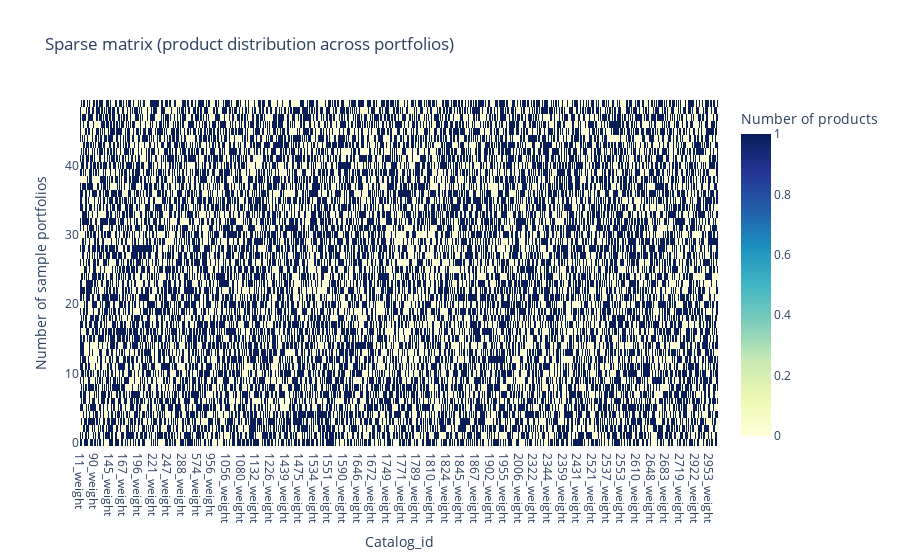

Here is the notebook cell this chart was saved with:
### Markdown cell above
### Portfolio matrix inspection

### Code cell
# Create heatmap using Plotly
fig = go.Figure(data=go.Heatmap(
    z=portfolio.drop(columns=["Revenue", "Volatility"], axis = 1).head(50).values,
    x=portfolio.drop(columns=["Revenue", "Volatility"], axis = 1).head(50).columns,
    y=portfolio.drop(columns=["Revenue", "Volatility"], axis = 1).head(50).index,
    colorscale='YlGnBu',
    colorbar=dict(title='Number of products')
))

fig.update_layout(
    title='Sparse matrix (product distribution across portfolios)',
    xaxis_title='Catalog_id',
    yaxis_title='Number of sample portfolios'
)
fig

### Figure 1 — Plotly figure (JSON) as saved in the notebook; plotly's stock layout.template omitted (floating-point values rounded to 4 significant figures; data arrays with more than 128 entries replaced by an {"elided": "..."} marker saying what was removed)
{"data": [{"colorbar": {"title": {"text": "Number of products"}}, "colorscale": [[0, "rgb(255,255,217)"], [0.125, "rgb(237,248,177)"], [0.25, "rgb(199,233,180)"], [0.375, "rgb(127,205,187)"], [0.5, "rgb(65,182,196)"], [0.625, "rgb(29,145,192)"], [0.75, "rgb(34,94,168)"], [0.875, "rgb(37,52,148)"], [1, "rgb(8,29,88)"]], "type": "heatmap", "x": {"elided": "610 str values"}, "y": [0, 1, 2, 3, 4, 5, 6, 7, 8, 9, 10, 11, 12, 13, 14, 15, 16, 17, 18, 19, 20, 21, 22, 23, 24, 25, 26, 27, 28, 29, 30, 31, 32, 33, 34, 35, 36, 37, 38, 39, 40, 41, 42, 43, 44, 45, 46, 47, 48, 49], "z": {"elided": "50x610 int values"}}], "layout": {"title": {"text": "Sparse matrix (product distribution across portfolios)"}, "xaxis": {"title": {"text": "Catalog_id"}}, "yaxis": {"title": {"text": "Number of sample portfolios"}}}}
